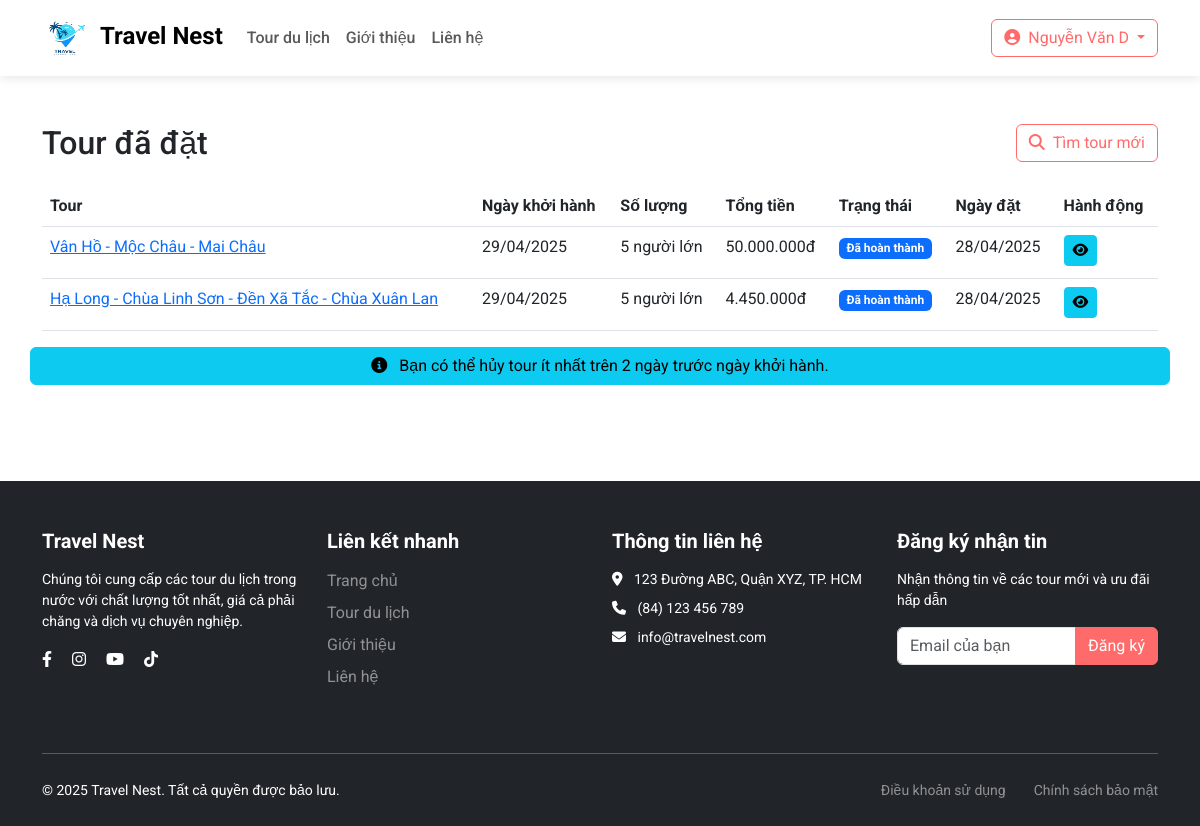
The app's page /my-bookings.php (signed in) with its own data.
### tables this page shows
CREATE TABLE `bookings` (
  `booking_id` int NOT NULL,
  `user_id` int NOT NULL,
  `tour_id` int NOT NULL,
  `date_id` int NOT NULL,
  `num_adults` int NOT NULL DEFAULT '1',
  `num_children` int NOT NULL DEFAULT '0',
  `total_price` decimal(10,2) NOT NULL,
  `notes` text,
  `status` enum('confirmed','completed','cancelled') DEFAULT 'confirmed',
  `booking_date` timestamp NULL DEFAULT CURRENT_TIMESTAMP,
  `updated_at` timestamp NULL DEFAULT CURRENT_TIMESTAMP ON UPDATE CURRENT_TIMESTAMP
);

CREATE TABLE `tours` (
  `tour_id` int NOT NULL,
  `name` varchar(255) NOT NULL,
  `description` text NOT NULL,
  `location` varchar(100) NOT NULL,
  `duration` varchar(50) NOT NULL,
  `price_adult` decimal(10,2) NOT NULL,
  `price_child` decimal(10,2) NOT NULL,
  `image1` varchar(255) DEFAULT NULL,
  `image2` varchar(255) DEFAULT NULL,
  `image3` varchar(255) DEFAULT NULL,
  `link_map` text,
  `status` enum('active','inactive') DEFAULT 'active',
  `created_at` timestamp NULL DEFAULT CURRENT_TIMESTAMP,
  `updated_at` timestamp NULL DEFAULT CURRENT_TIMESTAMP ON UPDATE CURRENT_TIMESTAMP
);

CREATE TABLE `tour_dates` (
  `date_id` int NOT NULL,
  `tour_id` int NOT NULL,
  `departure_date` date NOT NULL,
  `available_seats` int NOT NULL DEFAULT '20',
  `status` enum('available','full','cancelled') DEFAULT 'available'
);

### my-bookings.php (the view, shortened to what this page needs)
<?php
include 'config/config.php';
$userId = $_SESSION['user_id'];
$stmt = $conn->prepare("
    SELECT b.booking_id, b.booking_date, b.status, b.total_price,
           b.num_adults, b.num_children, b.notes,
           t.tour_id, t.name as tour_name, t.location, t.image1,
           td.departure_date,
           (SELECT COUNT(*) FROM reviews r WHERE r.booking_id = b.booking_id) as has_review
    FROM bookings b
    INNER JOIN tours t ON b.tour_id = t.tour_id
    INNER JOIN tour_dates td ON b.date_id = td.date_id
    WHERE b.user_id = ?
    ORDER BY b.booking_date DESC
");
$stmt->bind_param("i", $userId);
$stmt->execute();
$bookings = $stmt->get_result();
include 'layouts/header.php';
?>
<div class="container py-5">
    <div class="row">
        <div class="col-12">
            <div class="d-flex justify-content-between align-items-center mb-4">
                <h2 class="mb-0">Tour đã đặt</h2>
                <a href="tours.php" class="btn btn-outline-primary">
                    <i class="fas fa-search me-2"></i>Tìm tour mới
                </a>
            </div>
            <?php if ($bookings->num_rows > 0): ?>
                <table class="table">
                    <thead>
                        <tr>
                            <th>Tour</th>
                            <th>Ngày khởi hành</th>
                            <th>Số lượng</th>
                            <th>Tổng tiền</th>
                            <th>Trạng thái</th>
                            <th>Ngày đặt</th>
                            <th>Hành động</th>
                        </tr>
                    </thead>
                    <tbody>
                        <?php while ($booking = $bookings->fetch_assoc()): ?>
                            <tr>
                                <td><a href="tour-detail.php?id=<?php echo $booking['tour_id']; ?>"><?php echo $booking['tour_name']; ?></a></td>
                                <td><?php echo date('d/m/Y', strtotime($booking['departure_date'])); ?></td>
                                <td>
                                    <?php echo $booking['num_adults']; ?> người lớn
                                </td>
                                <td><?php echo number_format($booking['total_price'], 0, ',', '.'); ?>đ</td>
                                <td>
                                    <?php
                                    $statusClass = $statusText = '';
                                    switch ($booking['status']) {
                                        case 'completed':
                                            $statusClass = 'bg-primary';
                                            $statusText = 'Đã hoàn thành';
                                            break;
                                    }
                                    ?>
                                    <span class="badge <?php echo $statusClass; ?>"><?php echo $statusText; ?></span>
                                </td>
                                <td><?php echo date('d/m/Y', strtotime($booking['booking_date'])); ?></td>
                                <td>
                                    <button type="button" class="btn btn-sm btn-info mb-1" data-bs-toggle="modal" data-bs-target="#detailModal<?php echo $booking['booking_id']; ?>">
                                        <i class="fas fa-eye"></i>
                                    </button>
                                </td>
                            </tr>
                        <?php endwhile; ?>
                    </tbody>
                </table>
            <?php endif; ?>
        </div>
        <div class="btn btn-info">
            <i class="fas fa-info-circle me-2"></i>
            Bạn có thể hủy tour ít nhất trên 2 ngày trước ngày khởi hành.
        </div>
    </div>
</div>
<?php include 'layouts/footer.php'; ?>

### assets/css/style.css (style rules this page uses)
:root { --primary: #FF6B6B; --primary-dark: #ff5252; --secondary: #4ECDC4; --dark: #292F36; --light: #F7FFF7; --gray: #6c757d; }
body { font-family: 'Roboto', sans-serif; overflow-x: hidden; }
.btn-outline-primary { color: #FF6B6B; border-color: #FF6B6B; }

### records on screen
bookings: tour.name "Vân Hồ - Mộc Châu - Mai Châu", date.departure_date "29/04/2025", num_adults "5", total_price "50.000.000", status "Đã hoàn thành", booking_date "28/04/2025"
bookings: tour.name "Hạ Long - Chùa Linh Sơn - Đền Xã Tắc - Chùa Xuân Lan", date.departure_date "29/04/2025", num_adults "5", total_price "4.450.000", status "Đã hoàn thành", booking_date "28/04/2025"

### other values on screen
$_SESSION['full_name'] "Nguyễn Văn D"
